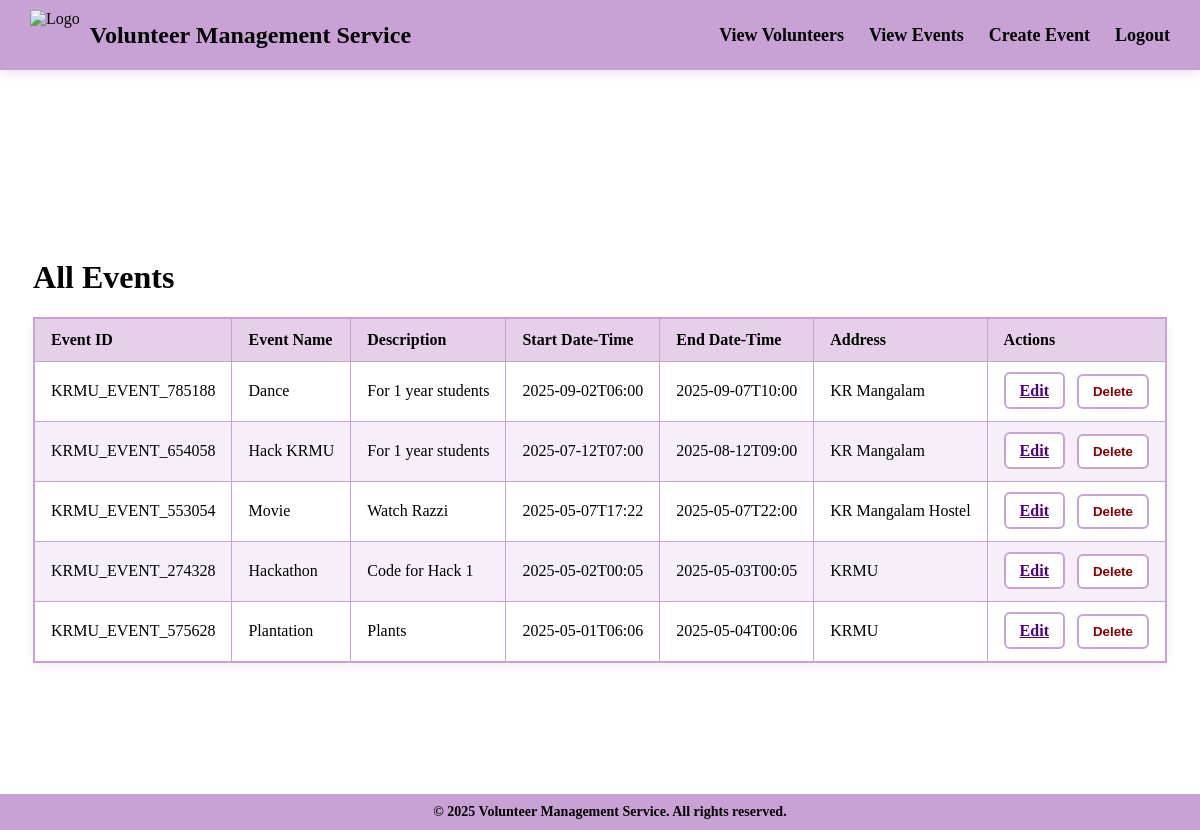
Screenshot of /admin/view_events with the database file from the repository.
### tables this page shows
CREATE TABLE events (
        event_id TEXT PRIMARY KEY,
        event_name TEXT NOT NULL,
        description TEXT NOT NULL,
        start_datetime TEXT NOT NULL,
        end_datetime TEXT NOT NULL,
        address TEXT NOT NULL
    );

### admin.py (the view)
@admin_blueprint.route('/admin/view_events')
def view_events():
    events = get_all_events()
    return render_template('View_Events.html', events=events)

### vms_sql.py (called while the page is built)
def get_db_connection():
    conn = sqlite3.connect('vms.db')  # Path to your SQLite DB
    conn.row_factory = sqlite3.Row  # Allows accessing columns by name
    return conn

def get_all_events():
    conn = get_db_connection()
    cursor = conn.cursor()
    cursor.execute('''
        SELECT event_id, event_name, description, start_datetime, end_datetime, address
        FROM events
        ORDER BY start_datetime DESC
    ''')
    events = cursor.fetchall()
    conn.close()
    event_list = [dict(event) for event in events]
    return event_list

### templates/view_events.html (shortened to what this page needs)
{% extends 'admin_dashboard_base.html' %}
{% block content %}
<div class="dashboard-container">
    <h1>All Events</h1>
    {% if events %}
    <table id="eventTableBody" class="events-table">
        <thead>
            <tr>
                <th>Event ID</th>
                <th>Event Name</th>
                <th>Description</th>
                <th>Start Date-Time</th>
                <th>End Date-Time</th>
                <th>Address</th>
                <th>Actions</th>
            </tr>
        </thead>
        <tbody>
            {% for event in events %}
            <tr>
                <td>{{ event.event_id }}</td>
                <td>{{ event.event_name }}</td>
                <td>{{ event.description }}</td>
                <td>{{ event.start_datetime }}</td>
                <td>{{ event.end_datetime }}</td>
                <td>{{ event.address }}</td>
                <td>
                    <a href="{{ url_for('admin.edit_event', event_id=event.event_id) }}" class="btn btn-edit">Edit</a>
                    <button onclick="deleteEvent_js('{{ event.event_id }}')" class="btn btn-delete">Delete</button>
                </td>
            </tr>
            {% endfor %}
        </tbody>
    </table>
    {% else %}
        <p>No events found.</p>
    {% endif %}
</div>
{% endblock %}

### templates/admin_dashboard_base.html (shortened to what this page needs)
<!DOCTYPE html>
<html lang="en">
  <head>
    <link
      rel="stylesheet"
      href="{{ url_for('static', filename='admin_dashboard_styles.css') }}"
    />
  </head>
  <body>
    <header>
      <div class="navbar">
        <div class="logo">
          <img
            src="{{ url_for('static', filename='logo.png') }}"
            alt="Logo"
            class="logo-img"
          />
          <span class="brand-name">Volunteer Management Service</span>
        </div>
        <nav>
          <ul>
            <li>
              <a href="{{ url_for('admin.view_volunteers') }}"
                >View Volunteers</a
              >
            </li>
            <li>
              <a href="{{ url_for('admin.view_events') }}">View Events</a>
            </li>
            <li>
              <a href="{{ url_for('admin.create_event') }}">Create Event</a>
            </li>
            <li><a href="{{ url_for('admin.admin_logout') }}">Logout</a></li>
          </ul>
        </nav>
      </div>
    </header>
    <main>{% block content %} {% endblock %}</main>
    <footer>
      &copy; 2025 Volunteer Management Service. All rights reserved.
    </footer>
  </body>
</html>

### static/admin_dashboard_styles.css (style rules this page uses)
.navbar { background-color: #c8a2d4; display: flex; justify-content: space-between; align-items: center; padding: 10px 30px; box-shadow: 0 2px 10px rgba(200, 162, 212, 0.4); position: sticky; top: 0; z-index: 1000; }
.logo { display: flex; align-items: center; }
.logo-img { height: 50px; margin-right: 10px; }
.brand-name { font-size: 24px; font-weight: bold; color: black; }
nav ul { list-style: none; display: flex; gap: 25px; margin: 0; padding: 0; }
nav ul li a { text-decoration: none; color: black; font-weight: bold; font-size: 18px; transition: color 0.3s ease; animation: blink 2s infinite; }
footer { background-color: #c8a2d4; text-align: center; padding: 10px; font-size: 14px; font-weight: bold; color: black; position: fixed; bottom: 0; width: 100%; }
main { padding: 60px 20px; min-height: 80vh; background-color: white; flex-grow: 1; display: flex; justify-content: center; align-items: center; }
button { background-color: white; color: black; border: 2px solid #c8a2d4; padding: 10px 20px; border-radius: 8px; font-weight: bold; cursor: pointer; animation: blink 2s infinite; transition: all 0.3s ease; }
.events-table, .volunteers-table { width: 100%; border-collapse: collapse; margin-top: 20px; background-color: rgba(255, 255, 255, 0.9); border: 2px solid #c8a2d4; box-shadow: 0 4px 8px rgba(200, 162, 212, 0.2); border-radius: 8px; }
.events-table th, .volunteers-table th, .events-table td, .volunteers-table td { border: 1.5px solid #c8a2d4; padding: 12px 16px; text-align: left; }
.events-table th, .volunteers-table th { background-color: #e6cfe9; color: black; font-size: 16px; }
.events-table tr:nth-child(even), .volunteers-table tr:nth-child(even) { background-color: #f6eef9; }
.btn { padding: 8px 14px; border-radius: 6px; font-weight: bold; cursor: pointer; transition: all 0.3s ease; }
.btn-edit { background-color: #ffffff; color: #4b0082; border: 2px solid #c8a2d4; }
.btn-delete, .btn-message { background-color: #ffffff; color: #8b0000; border: 2px solid #c8a2d4; margin-left: 8px; }

### rows the page displays
events: event_id "KRMU_EVENT_785188", event_name "Dance", description "For 1 year students", start_datetime "2025-09-02T06:00", end_datetime "2025-09-07T10:00", address "KR Mangalam"
events: event_id "KRMU_EVENT_654058", event_name "Hack KRMU", description "For 1 year students", start_datetime "2025-07-12T07:00", end_datetime "2025-08-12T09:00", address "KR Mangalam"
events: event_id "KRMU_EVENT_553054", event_name "Movie", description "Watch Razzi", start_datetime "2025-05-07T17:22", end_datetime "2025-05-07T22:00", address "KR Mangalam Hostel"
events: event_id "KRMU_EVENT_274328", event_name "Hackathon", description "Code for Hack 1", start_datetime "2025-05-02T00:05", end_datetime "2025-05-03T00:05", address "KRMU"
events: event_id "KRMU_EVENT_575628", event_name "Plantation", description "Plants", start_datetime "2025-05-01T06:06", end_datetime "2025-05-04T00:06", address "KRMU"
